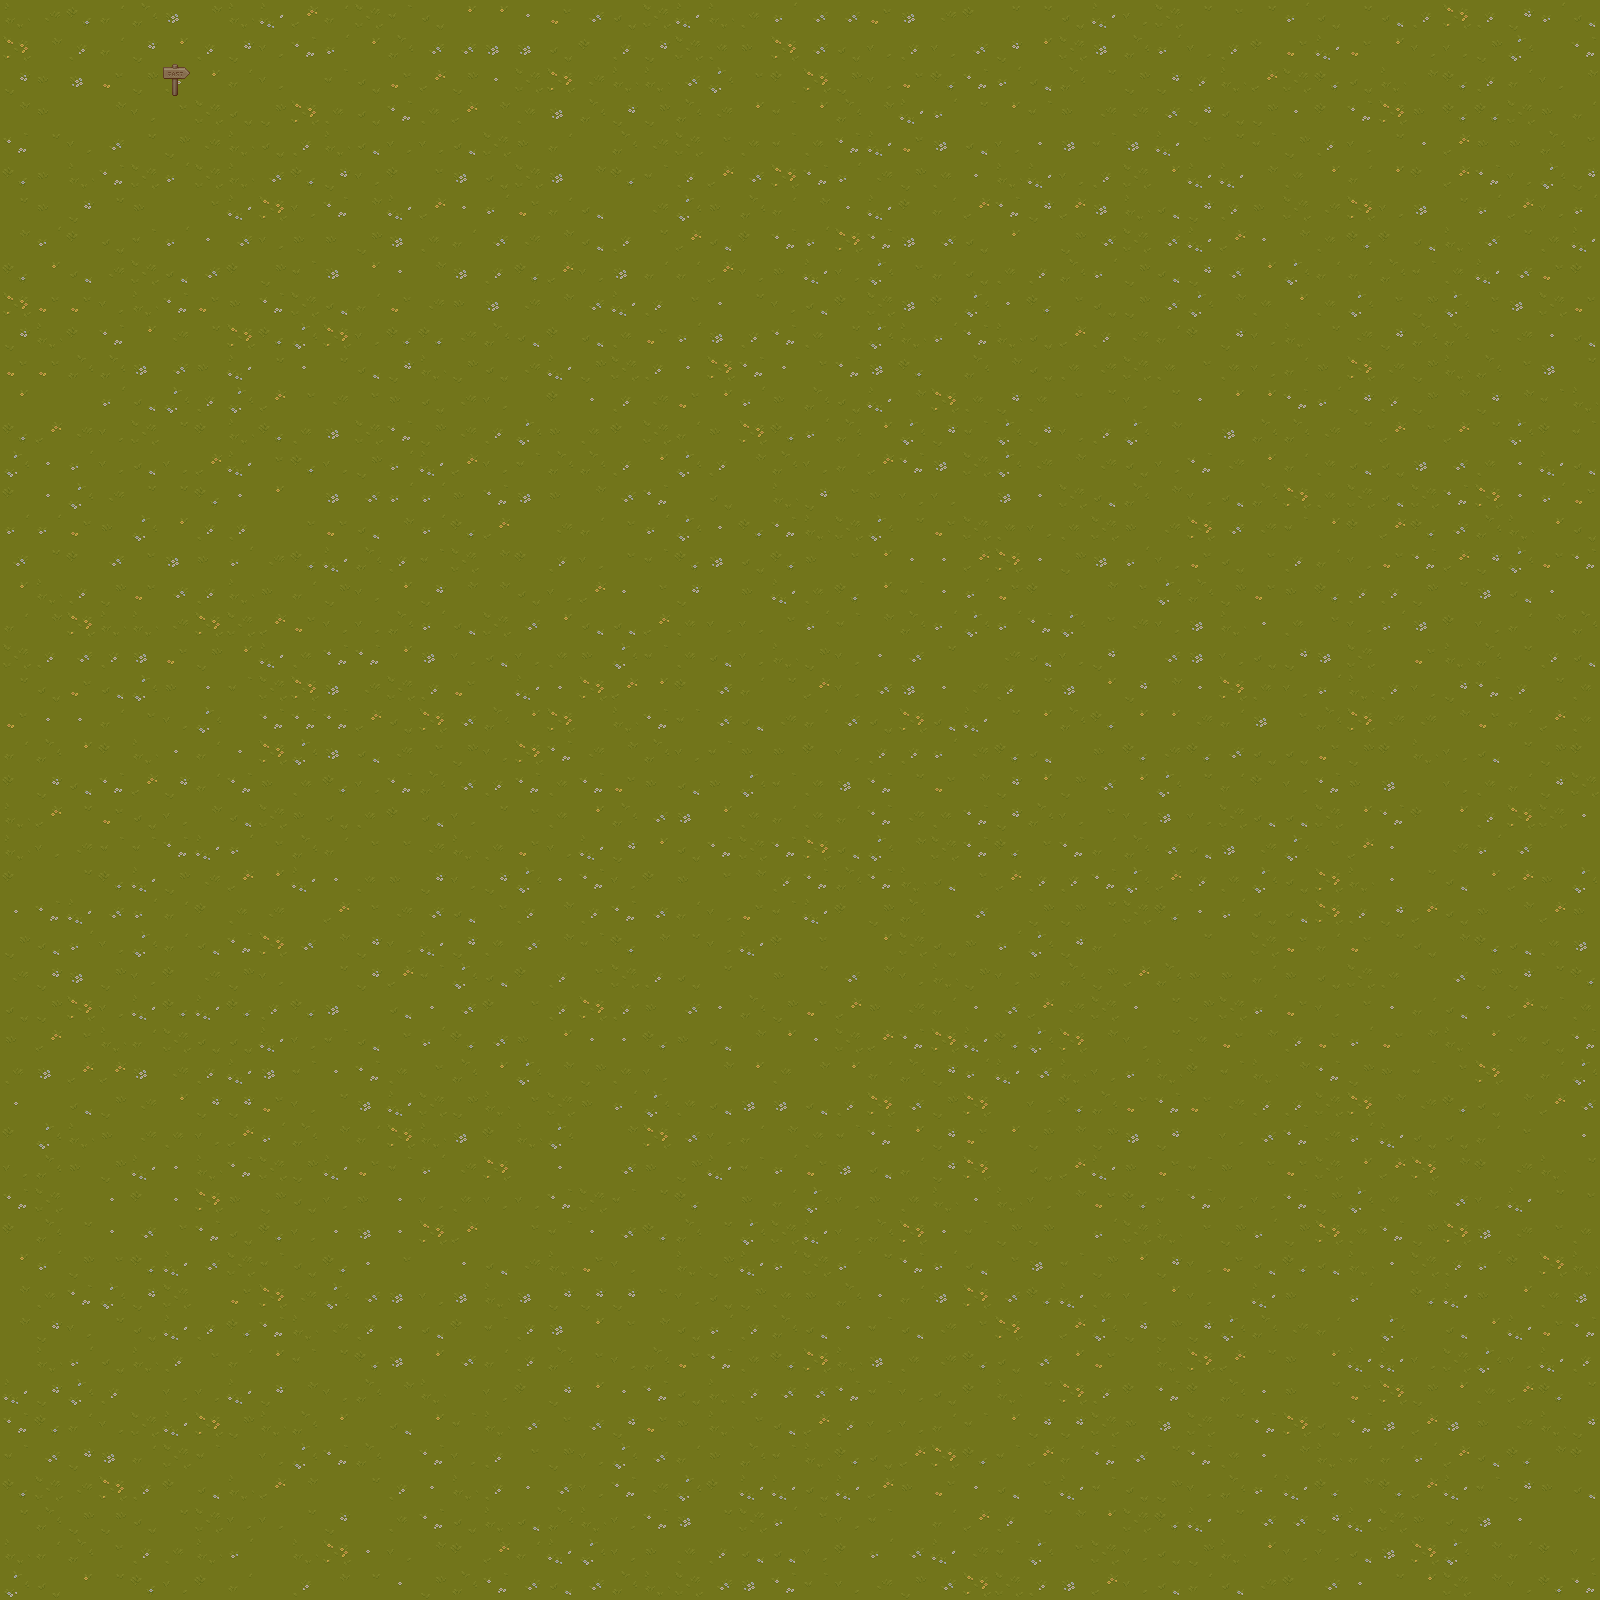

A level layout from a 2D game, rendered from its tile map. Below: a short description, then the map file with tile-grid data replaced by summaries:
An orthogonal 50x50 tile map with 32x32 px tiles, 2 tile layers (Calque de Tuiles 1, Calque de Tuiles 2), 2 tilesets and 2 objects (spawn_test, enter_clairiere).

<map version="1.9" tiledversion="1.9.2" orientation="orthogonal" renderorder="right-down" width="50" height="50" tilewidth="32" tileheight="32" infinite="0" nextlayerid="4" nextobjectid="6">
 <tileset firstgid="1" source="tiled_ressources/tilesets/grass.tsx" />
 <tileset firstgid="65" source="tiled_ressources/tilesets/props.tsx" />
 <layer id="1" name="Calque de Tuiles 1" width="50" height="50">
  <data>[2500 cells, 2500 non-empty, 32 distinct tile ids]</data>
 </layer>
 <layer id="2" name="Calque de Tuiles 2" width="50" height="50">
  <data>[2500 cells, 1 non-empty, 1 distinct tile ids]</data>
 </layer>
 <objectgroup id="3" name="Calque d'Objets 1">
  <object id="4" name="spawn_test" x="1503" y="163.333">
   <point />
  </object>
  <object id="5" name="enter_clairiere" x="1568" y="0" width="32" height="352" />
 </objectgroup>
</map>
